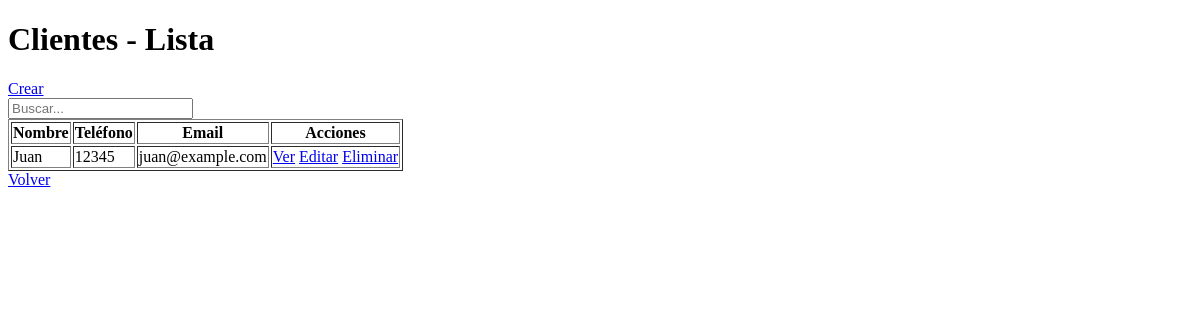
The app's page /servicios/cliente/list, older data.
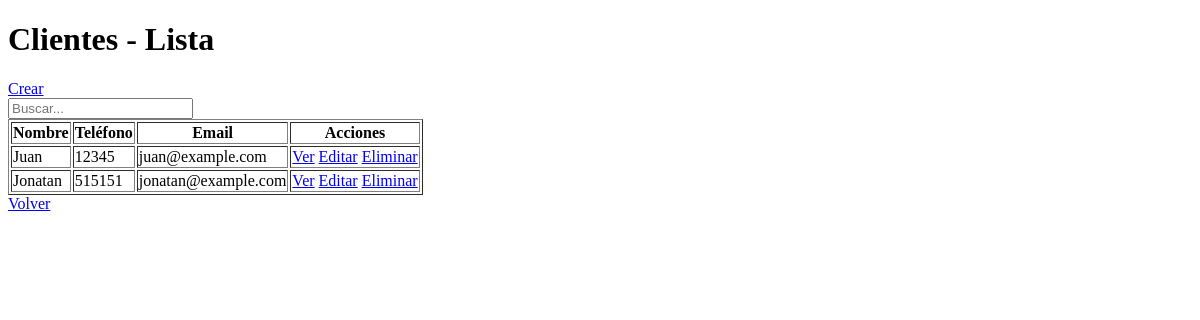
The same page, newer data.
### servicios/models.py (models this page shows, shortened)
class Cliente(models.Model):
    nombre = models.CharField(max_length=255)
    telefono = models.CharField(max_length=20, blank=True, null=True)
    email = models.EmailField(blank=True, null=True)

### servicios/views.py (the view)
# urls.py: path("cliente/list", ClienteList.as_view(), name="cliente_list"),
class ClienteList(ListView):
    model = Cliente
    context_object_name = "clientes"
    def get_queryset(self):
        busqueda = self.request.GET.get("busqueda", "").strip()
        if busqueda:
            return Cliente.objects.filter(nombre__icontains=busqueda)
        return Cliente.objects.all()

### servicios/templates/servicios/cliente_list.html
{% extends "core/base.html" %}
{% block contenido %}
    <h1>Clientes - Lista</h1>
    <a href="{% url 'servicios:cliente_create' %}">Crear</a>
    <form method="get">
        <input type="text" name="busqueda" placeholder="Buscar..." />
    </form>
    <table border="1">
        <thead>
            <tr>
                <th>Nombre</th>
                <th>Teléfono</th>
                <th>Email</th>
                <th>Acciones</th>
            </tr>
        </thead>
        <tbody>
            {% for cliente in clientes %}
                <tr>
                    <td>{{ cliente.nombre }}</td>
                    <td>{{ cliente.telefono|default:"-" }}</td>
                    <td>{{ cliente.email|default:"-" }}</td>
                    <td>
                        <a href="{% url 'servicios:cliente_detail' cliente.id %}">Ver</a>
                        <a href="{% url 'servicios:cliente_update' cliente.id %}">Editar</a>
                        <a href="{% url 'servicios:cliente_delete' cliente.id %}">Eliminar</a>
                    </td>
                </tr>
            {% empty %}
                <tr>
                    <td colspan="4">No hay clientes disponibles.</td>
                </tr>
            {% endfor %}
        </tbody>
    </table>
    <a href="{% url 'servicios:index' %}">Volver</a>
{% endblock %}

### core/templates/core/base.html (shortened to what this page needs)
<!DOCTYPE html>
<html lang="en">
    <head>
    </head>
    <body>
        {% block contenido %}
        {% endblock contenido %}
    </body>
</html>

Row changes from the older to the newer data that the page shows:
added Cliente: nombre "Jonatan", telefono "515151", email "jonatan@example.com"
